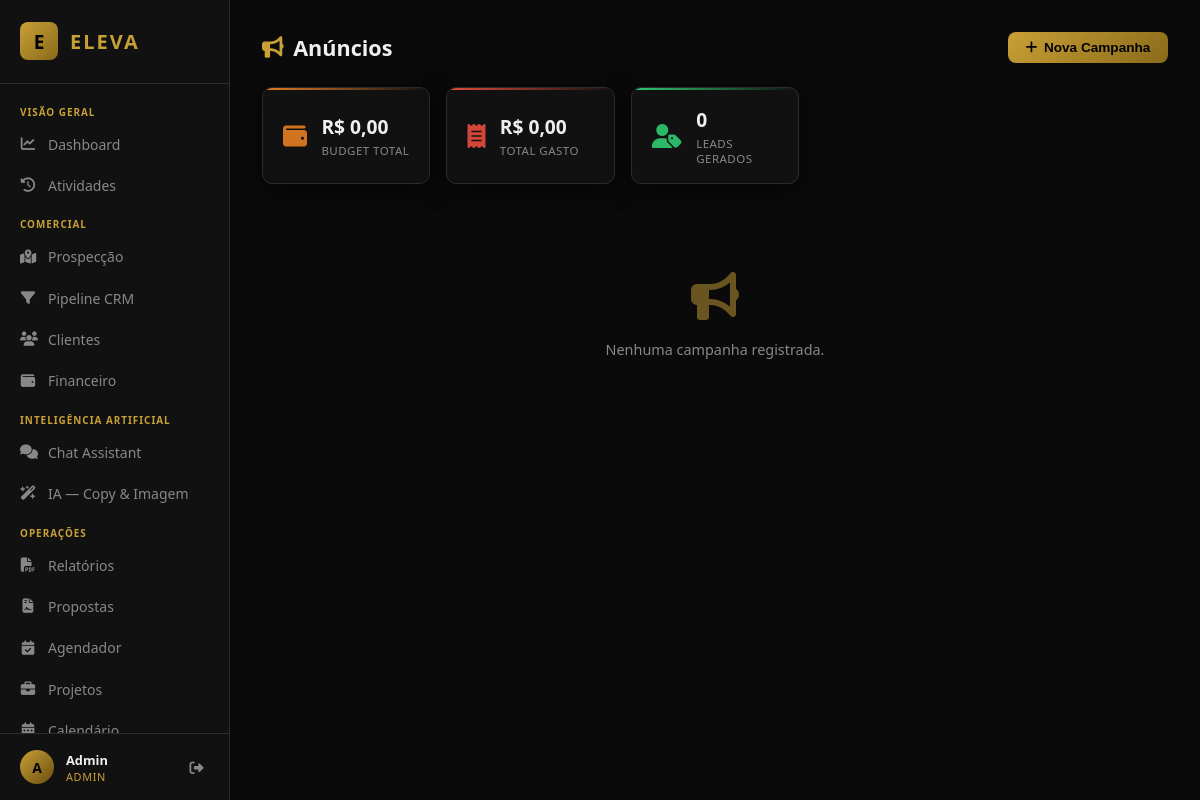
The page /anuncios (signed in) on the database its author committed.
### tables this page shows
CREATE TABLE users (
            id INTEGER PRIMARY KEY AUTOINCREMENT,
            name TEXT NOT NULL,
            email TEXT UNIQUE NOT NULL,
            password_hash TEXT NOT NULL,
            role TEXT DEFAULT 'ceo',
            created_at TEXT DEFAULT (datetime('now','localtime'))
        );

### main.py (the view)
@app.get("/anuncios", response_class=HTMLResponse)
def anuncios_page(request: Request):
    user = require_user(request)
    conn = get_db()
    rows = conn.execute("SELECT a.*, u.name as creator FROM ads a LEFT JOIN users u ON a.created_by=u.id ORDER BY a.created_at DESC").fetchall()
    total_budget = conn.execute("SELECT COALESCE(SUM(budget),0) FROM ads").fetchone()[0]
    total_spent  = conn.execute("SELECT COALESCE(SUM(spent),0) FROM ads").fetchone()[0]
    total_leads  = conn.execute("SELECT COALESCE(SUM(leads),0) FROM ads").fetchone()[0]
    conn.close()
    return templates.TemplateResponse("anuncios.html", {"request": request, "user": dict(user), "ads": [dict(r) for r in rows], "total_budget": total_budget, "total_spent": total_spent, "total_leads": total_leads})

### templates/anuncios.html (shortened to what this page needs)
{% extends "base.html" %}
{% block content %}
<div class="page-header">
  <h2><i class="fa fa-bullhorn"></i> Anúncios</h2>
  <button class="btn btn-primary" onclick="openModal('modal-novo-ad')">
    <i class="fa fa-plus"></i> Nova Campanha
  </button>
</div>
<div class="kpi-grid small">
  <div class="kpi-card orange">
    <div class="kpi-icon"><i class="fa fa-wallet"></i></div>
    <div class="kpi-body">
      <span class="kpi-value">R$ {{ "%.2f"|format(total_budget)|replace(".",",") }}</span>
      <span class="kpi-label">Budget Total</span>
    </div>
  </div>
  <div class="kpi-card red">
    <div class="kpi-icon"><i class="fa fa-receipt"></i></div>
    <div class="kpi-body">
      <span class="kpi-value">R$ {{ "%.2f"|format(total_spent)|replace(".",",") }}</span>
      <span class="kpi-label">Total Gasto</span>
    </div>
  </div>
  <div class="kpi-card green">
    <div class="kpi-icon"><i class="fa fa-user-tag"></i></div>
    <div class="kpi-body">
      <span class="kpi-value">{{ total_leads }}</span>
      <span class="kpi-label">Leads Gerados</span>
    </div>
  </div>
</div>
{% if ads %}
<div class="table-wrapper">
  <table class="table">
    <thead>
      <tr>
        <th>Campanha</th><th>Plataforma</th><th>Budget</th><th>Gasto</th>
        <th>Leads</th><th>Conversões</th><th>Período</th><th>Status</th><th>Ações</th>
      </tr>
    </thead>
    <tbody>
      {% for a in ads %}
      <tr>
        <td><strong>{{ a.campaign_name }}</strong>{% if a.notes %}<div class="muted">{{ a.notes }}</div>{% endif %}</td>
        <td><span class="tag">{{ a.platform }}</span></td>
        <td class="money">R$ {{ "%.2f"|format(a.budget)|replace(".",",") }}</td>
        <td class="money">R$ {{ "%.2f"|format(a.spent)|replace(".",",") }}</td>
        <td>{{ a.leads }}</td>
        <td>{{ a.conversions }}</td>
        <td class="muted">
          {% if a.start_date %}{{ a.start_date }}{% endif %}
          {% if a.start_date and a.end_date %} → {% endif %}
          {% if a.end_date %}{{ a.end_date }}{% endif %}
          {% if not a.start_date and not a.end_date %}—{% endif %}
        </td>
        <td><span class="badge badge-{{ a.status }}">{{ a.status }}</span></td>
        <td class="actions">
          <button class="btn btn-sm btn-ghost" onclick="openEditAd({{ a | tojson }})">
            <i class="fa fa-pen"></i>
          </button>
          <form method="post" action="/anuncios/{{ a.id }}/deletar" style="display:inline"
                onsubmit="return confirm('Remover campanha?')">
            <button class="btn btn-sm btn-danger"><i class="fa fa-trash"></i></button>
          </form>
        </td>
      </tr>
      {% endfor %}
    </tbody>
  </table>
</div>
{% else %}
<div class="empty-state large"><i class="fa fa-bullhorn"></i><p>Nenhuma campanha registrada.</p></div>
{% endif %}
{% endblock %}

### templates/base.html (shortened to what this page needs)
<!DOCTYPE html>
<html lang="pt-BR">
<head>
  <link rel="stylesheet" href="/static/css/style.css"/>
  <link rel="stylesheet" href="https://cdnjs.cloudflare.com/ajax/libs/font-awesome/6.5.0/css/all.min.css"/>
</head>
<body>
  <nav class="sidebar" id="sidebar">
    <div class="sidebar-brand">
      <span class="brand-icon">E</span>
      <span class="brand-name">ELEVA</span>
    </div>
    <ul class="sidebar-nav">
      <li class="nav-section">VISÃO GERAL</li>
      <li><a href="/" class="{% if request.url.path == '/' %}active{% endif %}" onclick="closeSidebar()">
        <i class="fa fa-chart-line"></i><span>Dashboard</span>
      </a></li>
      <li><a href="/atividades" class="{% if '/atividades' in request.url.path %}active{% endif %}" onclick="closeSidebar()">
        <i class="fa fa-clock-rotate-left"></i><span>Atividades</span>
      </a></li>
      <li class="nav-section">COMERCIAL</li>
      <li><a href="/prospeccao" class="{% if '/prospeccao' in request.url.path %}active{% endif %}" onclick="closeSidebar()">
        <i class="fa fa-map-location-dot"></i><span>Prospecção</span>
      </a></li>
      <li><a href="/pipeline" class="{% if '/pipeline' in request.url.path %}active{% endif %}" onclick="closeSidebar()">
        <i class="fa fa-filter"></i><span>Pipeline CRM</span>
      </a></li>
      <li><a href="/clientes" class="{% if '/clientes' in request.url.path %}active{% endif %}" onclick="closeSidebar()">
        <i class="fa fa-users"></i><span>Clientes</span>
      </a></li>
      <li><a href="/financeiro" class="{% if '/financeiro' in request.url.path %}active{% endif %}" onclick="closeSidebar()">
        <i class="fa fa-wallet"></i><span>Financeiro</span>
      </a></li>
      <li class="nav-section">INTELIGÊNCIA ARTIFICIAL</li>
      <li><a href="/chat" class="{% if '/chat' in request.url.path %}active{% endif %}" onclick="closeSidebar()">
        <i class="fa fa-comments"></i><span>Chat Assistant</span>
      </a></li>
      <li><a href="/ia" class="{% if '/ia' in request.url.path %}active{% endif %}" onclick="closeSidebar()">
        <i class="fa fa-wand-magic-sparkles"></i><span>IA — Copy & Imagem</span>
      </a></li>
      <li class="nav-section">OPERAÇÕES</li>
      <li><a href="/relatorios" class="{% if '/relatorios' in request.url.path %}active{% endif %}" onclick="closeSidebar()">
        <i class="fa fa-file-pdf"></i><span>Relatórios</span>
      </a></li>
      <li><a href="/propostas" class="{% if '/propostas' in request.url.path %}active{% endif %}" onclick="closeSidebar()">
        <i class="fa fa-file-contract"></i><span>Propostas</span>
      </a></li>
      <li><a href="/agendador" class="{% if '/agendador' in request.url.path %}active{% endif %}" onclick="closeSidebar()">
        <i class="fa fa-calendar-check"></i><span>Agendador</span>
      </a></li>
      <li><a href="/projetos" class="{% if '/projetos' in request.url.path %}active{% endif %}" onclick="closeSidebar()">
        <i class="fa fa-briefcase"></i><span>Projetos</span>
      </a></li>
      <li><a href="/calendario" class="{% if '/calendario' in request.url.path %}active{% endif %}" onclick="closeSidebar()">
        <i class="fa fa-calendar-days"></i><span>Calendário</span>
      </a></li>
    </ul>
    <div class="sidebar-user">
      <div class="user-avatar">{{ user.name[0]|upper }}</div>
      <div class="user-info">
        <span class="user-name">{{ user.name }}</span>
        <span class="user-role">{{ user.role }}</span>
      </div>
      <a href="/logout" class="logout-btn" title="Sair"><i class="fa fa-sign-out-alt"></i></a>
    </div>
  </nav>
  <main class="main-content">
    <div class="page-container">
      {% block content %}{% endblock %}
    </div>
  </main>
</body>
</html>

### rows shown on the page
users: name "A", name "Admin", role "ADMIN"

### other values the page prints
{{ "%.2f"|format(total_budget)|replace(".",",") }} "0,00"
{{ "%.2f"|format(total_spent)|replace(".",",") }} "0,00"
{{ total_leads }} "0"
